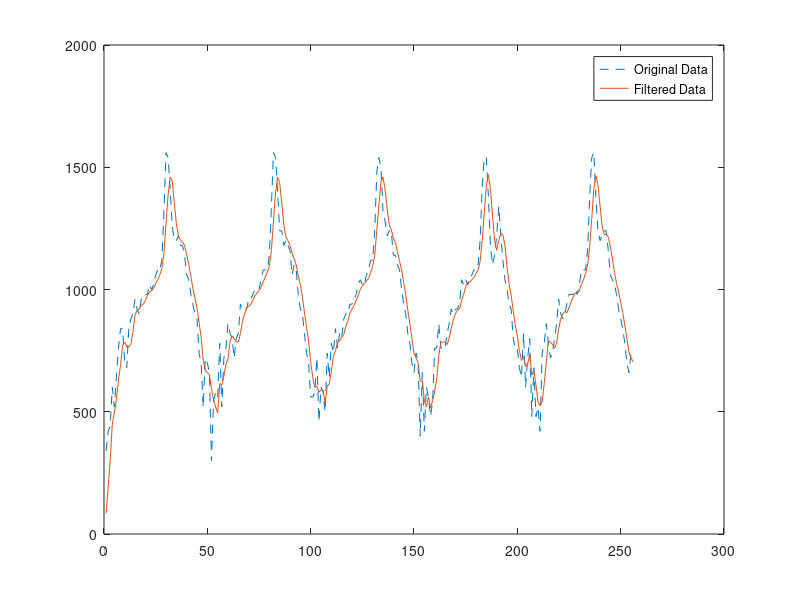
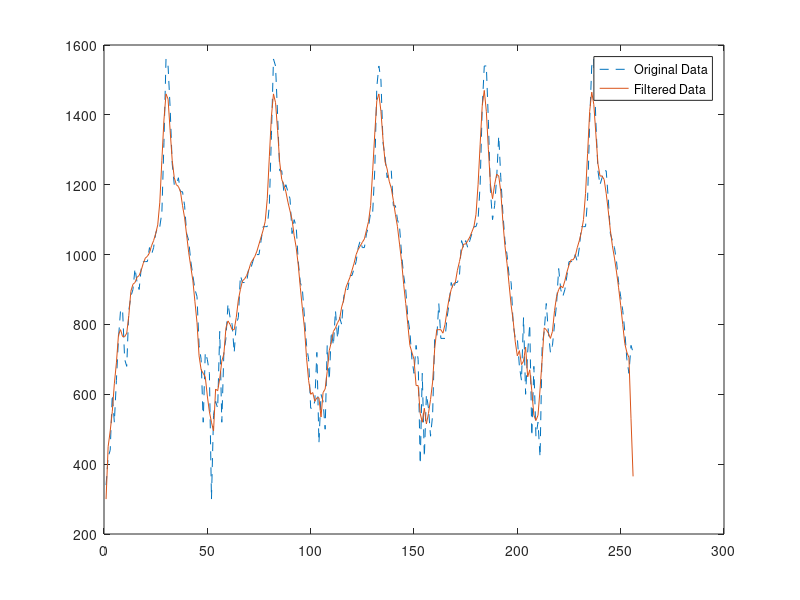
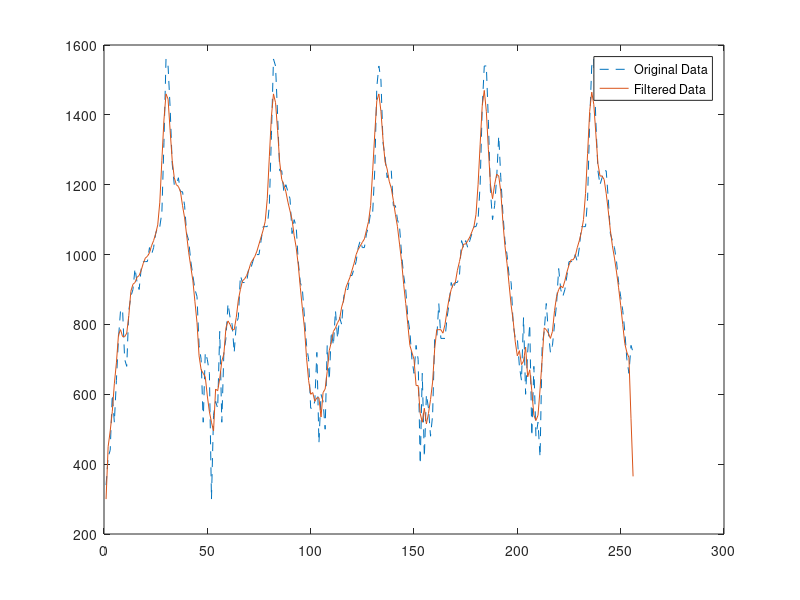

These charts were generated, in order, by the following MATLAB code:
clear
close all

% MATLAB's data
% load count.dat
% x = count(:,1);

% Hanpump data
x = [340, 420, 440, 600, 520, 640, 760, 840, 840, 700, 680, 840, 880, 900, 960, 920, 900, 960, 980, 980, 980, 1020, 1000, 1020, 1060, 1080, 1080, 1120, 1320, 1560, 1540, 1420, 1260, 1200, 1200, 1220, 1180, 1180, 1140, 1060, 1040, 980, 940, 900, 880, 740, 700, 520, 720, 700, 660, 300, 540, 580, 560, 780, 520, 720, 760, 860, 820, 800, 720, 800, 820, 940, 920, 920, 920, 960, 960, 980, 1000, 1000, 1000, 1040, 1080, 1080, 1080, 1140, 1340, 1560, 1540, 1400, 1240, 1240, 1180, 1200, 1180, 1160, 1060, 1100, 1080, 980, 920, 900, 820, 740, 700, 560, 560, 580, 720, 460, 600, 580, 500, 740, 640, 780, 740, 840, 760, 820, 800, 880, 900, 900, 940, 940, 960, 980, 1020, 1040, 1020, 1020, 1060, 1080, 1120, 1120, 1240, 1480, 1540, 1500, 1320, 1280, 1220, 1240, 1240, 1140, 1140, 1100, 1080, 1000, 940, 900, 820, 780, 700, 660, 740, 700, 400, 660, 420, 600, 560, 480, 540, 760, 760, 860, 760, 760, 760, 820, 860, 920, 900, 920, 920, 940, 1040, 1020, 1040, 1020, 1040, 1060, 1080, 1080, 1100, 1200, 1420, 1540, 1540, 1380, 1180, 1100, 1140, 1220, 1340, 1220, 1120, 1040, 1000, 940, 920, 800, 760, 760, 680, 640, 820, 600, 720, 800, 480, 680, 480, 520, 420, 740, 780, 860, 780, 720, 740, 800, 860, 960, 900, 880, 900, 940, 980, 980, 980, 1000, 980, 1020, 1080, 1080, 1080, 1160, 1380, 1540, 1560, 1380, 1240, 1200, 1220, 1240, 1240, 1160, 1060, 1040, 1020, 980, 920, 880, 840, 780, 700, 660, 740, 720]';

% MATLAB
% Create the filter coefficient vectors.

a = 1;
b = [1/4 1/4 1/4 1/4]; % [b0 bn-1 bn-2 bn-3]
filterOrder = length(b);
% Compute the 4-hour moving average of the data, and plot both the original data and the filtered data.

y = filter(b,a,x);

t = 1:length(x);
figure(10);
plot(t,x,'--',t,y,'-')
legend('Original Data','Filtered Data')

% Take care of phase delay by appending zeros to original signal
D = filterOrder/2; % D = filter order/2
y = filter(b,a,cat(1,x,zeros(D,1))); % Append D zeros to the input data
y = y(D+1:end);
figure(11);
plot(t,x,'--',t,y,'-')
legend('Original Data','Filtered Data')

% AM
% The following is almost the same as MATLAB's moving average except the
% first N-1 samples, where N = filter order
% Take care of phase delay by appending zeros to original signal
D = filterOrder/2; % D = filter order/2
xZeroApp = cat(1,x,zeros(D,1));
yAM = nan(length(x),1);
iY = 1;
for iX=D+1:length(xZeroApp)
    if (iX<filterOrder)
        yAM(iY) = b(1:iX)*xZeroApp(1:iX);
    else
        yAM(iY) = b*xZeroApp(iX-filterOrder+1:iX);
    end
    iY = iY+1;
end
figure(12);
plot(t,x,'--',t,yAM,'-');
legend('Original Data','Filtered Data');

% % HPF = Signal - LPF(moving average with phase shift corrected)
% yhp = x-yAM;  